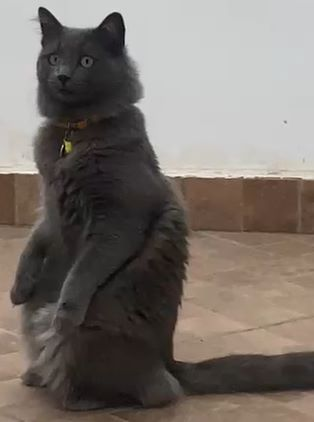
#> input picture test.jpg, 314 x 422 px
$ python -i descriptor.py   (imports and definitions only)   (older library calls are emulated)
#> lines starting #> are read from the running program, lines starting #| are printed output that depends on the picture; after the words box and inside, x2 and y2 are one past the last pixel; in counts of white or black regions, pixels touching at a corner belong together
#> further down, picture is the input picture: shape (422, 314, 3); mean B, G, R 106.9, 113.1, 121
# import the necessary packages
import numpy as np
import cv2
import imutils
import mahotas
from skimage.feature import graycomatrix, graycoprops, local_binary_pattern

class ColorDescriptor:

    def __init__(self, bins):
        self.bins = bins

    # [70 lines left out: functions extract_colors_with_HSV, extract_colors_with_RGB, extract_colors_with_mean, histogram, not called in this run]

class TextureDescriptor:
    def __init__(self):
        pass

    # [39 lines left out: functions extract_textures_with_lbp, extract_textures_with_glcm, extract_textures_with_haralick, not called in this run]


class ShapeDescriptor:
    def __init__(self):
        pass

    def extract_shape_with_hu(self, image):
        #using Hu moments to extract shapes
        image = cv2.cvtColor(image, cv2.COLOR_BGR2GRAY)
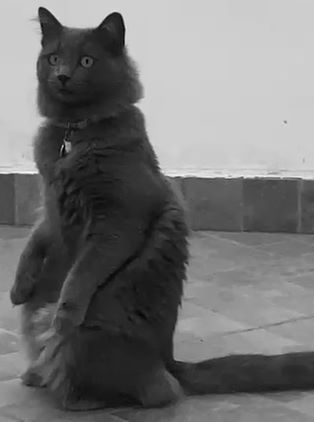
#> image: shape (422, 314); min 1, max 252, mean 114.7
        ret,thresh = cv2.threshold(image,127,255,0)
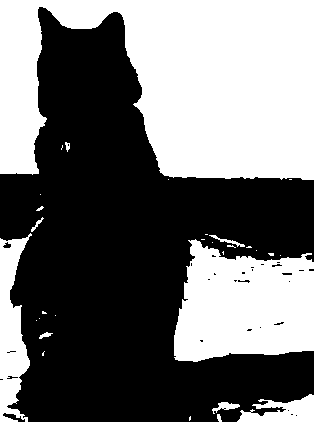
#> thresh: shape (422, 314); 44% white; 30 white regions (19 under 20 px)
        contours, hierarchy = cv2.findContours(thresh, 1, 2)
#> contours = 58 contours, 43 with area under 20; largest, box (x1, y1, x2, y2) and area: (0, 0, 314, 180) 39112, (174, 239, 314, 362) 13048, (0, 233, 32, 422) 3364, (237, 394, 314, 422) 1150, (212, 402, 240, 414) 114
        cnt = contours[0]
#> cnt = [[190, 416], [189, 417], [189, 420], [190, 419]]
        M = cv2.moments(cnt)
#> M = moments, m00 3, centre m10/m00, m01/m00 = (189.5, 418)
        huMoments = cv2.HuMoments(M)
#> huMoments = [0.306, 0.0656, 0, 0, 0, 0, 0]
        features = [float(x) for x in huMoments.ravel()]
#> features = [0.306, 0.0656, 0, 0, 0, 0, 0]
        return features

    # [7 lines left out: function extract_shape_with_zernike, not called in this run]


>>> import cv2
>>> picture = cv2.imread('test.jpg')
>>> result = ShapeDescriptor().extract_shape_with_hu(picture)
#> result = [0.306, 0.0656, 0, 0, 0, 0, 0]
